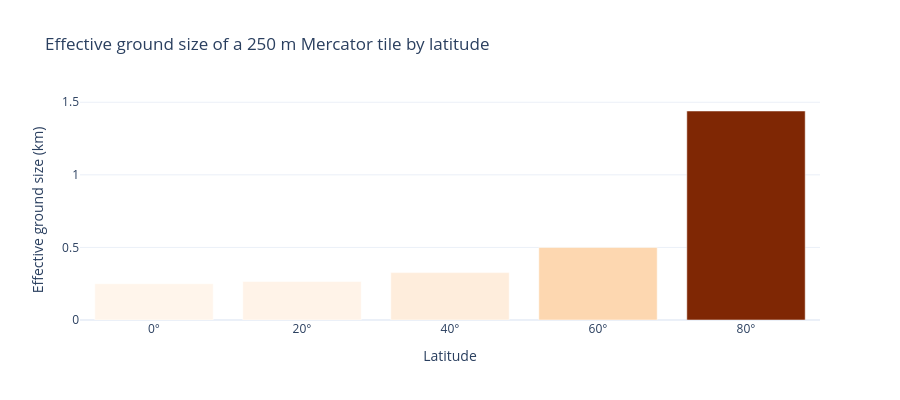

The notebook cell saved with this chart:
### Code cell
lat_samples = [0, 20, 40, 60, 80]
ground_km = [250 / math.cos(math.radians(lat)) / 1000 for lat in lat_samples]

fig = px.bar(
    x=[str(lat) + '°' for lat in lat_samples],
    y=ground_km,
    labels={'x': 'Latitude', 'y': 'Effective ground size (km)'},
    title='Effective ground size of a 250 m Mercator tile by latitude',
    template='plotly_white',
    height=400,
    color=ground_km,
    color_continuous_scale='Oranges'
)
fig.update_layout(showlegend=False, coloraxis_showscale=False)
fig.show()

### Figure 1 — Plotly figure (JSON) as saved in the notebook; plotly's stock layout.template omitted (floating-point values rounded to 4 significant figures)
{"data": [{"hovertemplate": "Latitude=%{x}<br>Effective ground size (km)=%{y}<br>color=%{marker.color}<extra></extra>", "legendgroup": "", "marker": {"color": [0.25, 0.266, 0.3264, 0.5, 1.44], "coloraxis": "coloraxis", "pattern": {"shape": ""}}, "name": "", "orientation": "v", "showlegend": false, "textposition": "auto", "type": "bar", "x": ["0°", "20°", "40°", "60°", "80°"], "xaxis": "x", "y": [0.25, 0.266, 0.3264, 0.5, 1.44], "yaxis": "y"}], "layout": {"barmode": "relative", "coloraxis": {"colorbar": {"title": {"text": "color"}}, "colorscale": [[0.0, "rgb(255,245,235)"], [0.125, "rgb(254,230,206)"], [0.25, "rgb(253,208,162)"], [0.375, "rgb(253,174,107)"], [0.5, "rgb(253,141,60)"], [0.625, "rgb(241,105,19)"], [0.75, "rgb(217,72,1)"], [0.875, "rgb(166,54,3)"], [1.0, "rgb(127,39,4)"]], "showscale": false}, "height": 400, "legend": {"tracegroupgap": 0}, "showlegend": false, "title": {"text": "Effective ground size of a 250 m Mercator tile by latitude"}, "xaxis": {"anchor": "y", "domain": [0.0, 1.0], "title": {"text": "Latitude"}}, "yaxis": {"anchor": "x", "domain": [0.0, 1.0], "title": {"text": "Effective ground size (km)"}}}}
